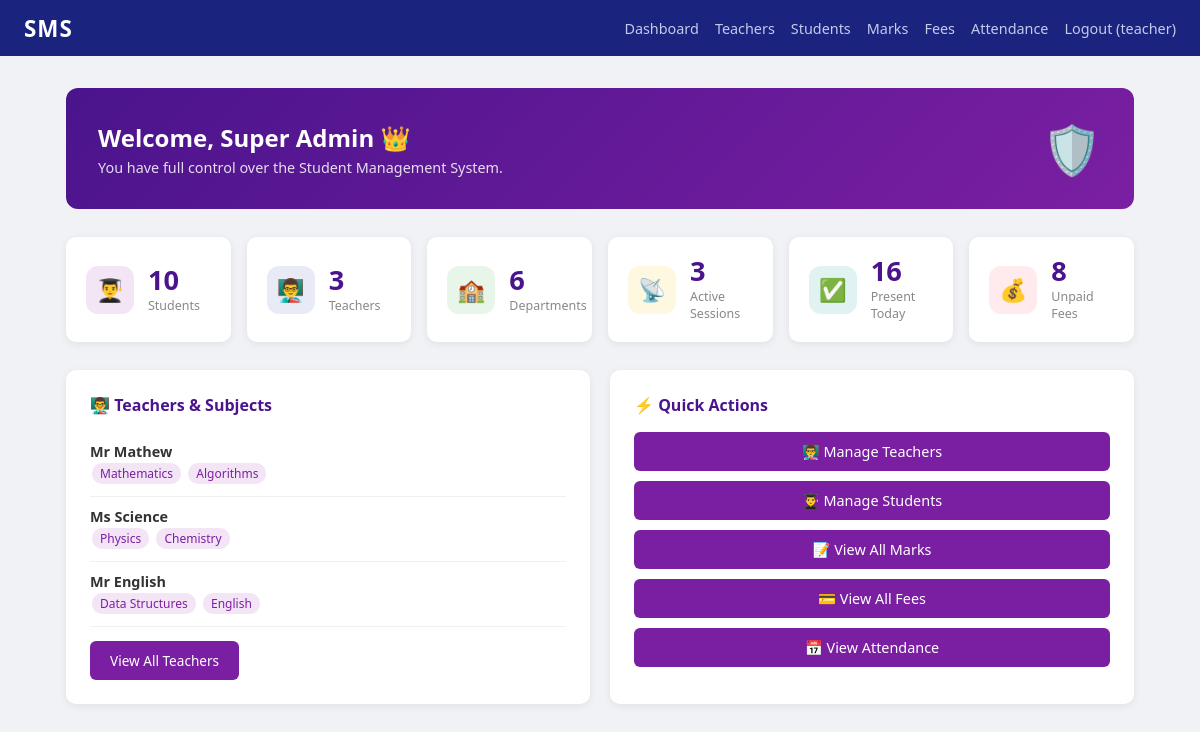
Screenshot of /auth/dashboard/ (signed in) with the database file from the repository.
### users/models.py (models this page shows, shortened)
class CustomUser(AbstractUser):
    ROLE_ADMIN   = 'admin'
    ROLE_TEACHER = 'teacher'
    ROLE_STUDENT = 'student'
    ROLE_CHOICES = [
        (ROLE_ADMIN,   'Admin'),
        (ROLE_TEACHER, 'Teacher'),
        (ROLE_STUDENT, 'Student'),
    ]
    role = models.CharField(max_length=10, choices=ROLE_CHOICES, default=ROLE_STUDENT)
    def is_admin(self):
        return self.role == self.ROLE_ADMIN or self.is_superuser

### students/models.py (models this page shows, shortened)
class TeacherProfile(models.Model):
    user = models.OneToOneField(CustomUser, on_delete=models.CASCADE, related_name='teacher_profile')
    subjects = models.ManyToManyField(Subject, related_name='teachers', blank=True)
    department = models.ForeignKey(Department, on_delete=models.SET_NULL, null=True, blank=True)
    phone = models.CharField(max_length=20, blank=True)
    qualification = models.CharField(max_length=200, blank=True)

class Subject(models.Model):
    name = models.CharField(max_length=100, unique=True)
    department = models.ForeignKey(Department, on_delete=models.SET_NULL, null=True, blank=True)
    code = models.CharField(max_length=20, blank=True)

### users/views.py (the view, shortened to what this page needs)
# urls.py: path('dashboard/', dashboard_view, name='dashboard'),
@login_required
def dashboard_view(request):
    user = request.user
    if user.is_admin():
        from students.models import Student, Department, TeacherProfile
        from marks.models import Marks
        from fees.models import Fee
        from attendance.models import Attendance, Session
        from django.utils import timezone
        context = {
            'total_students':  Student.objects.count(),
            'total_teachers':  TeacherProfile.objects.count(),
            'total_depts':     Department.objects.count(),
            'unpaid_fees':     Fee.objects.filter(status='unpaid').count(),
            'present_today':   Attendance.objects.filter(session__date=timezone.now().date(), status='present').count(),
            'active_sessions': Session.objects.filter(is_active=True).count(),
            'teachers':        TeacherProfile.objects.select_related('user').prefetch_related('subjects')[:5],
        }
        return render(request, 'admin/dashboard.html', context)

### templates/admin/dashboard.html (shortened to what this page needs)
{% extends 'base.html' %}
{% block content %}
<div class="welcome-bar">
    <div>
        <h2>Welcome, {{ user.get_full_name|default:user.username }} 👑</h2>
        <p>You have full control over the Student Management System.</p>
    </div>
    <div style="font-size:3rem;">🛡️</div>
</div>
<div class="stats-row">
    <div class="stat-box">
        <div class="stat-icon" style="background:#f3e5f5;">👨‍🎓</div>
        <div class="stat-info"><div class="num">{{ total_students }}</div><div class="lbl">Students</div></div>
    </div>
    <div class="stat-box">
        <div class="stat-icon" style="background:#e8eaf6;">👨‍🏫</div>
        <div class="stat-info"><div class="num">{{ total_teachers }}</div><div class="lbl">Teachers</div></div>
    </div>
    <div class="stat-box">
        <div class="stat-icon" style="background:#e8f5e9;">🏫</div>
        <div class="stat-info"><div class="num">{{ total_depts }}</div><div class="lbl">Departments</div></div>
    </div>
    <div class="stat-box">
        <div class="stat-icon" style="background:#fff8e1;">📡</div>
        <div class="stat-info"><div class="num">{{ active_sessions }}</div><div class="lbl">Active Sessions</div></div>
    </div>
    <div class="stat-box">
        <div class="stat-icon" style="background:#e0f2f1;">✅</div>
        <div class="stat-info"><div class="num">{{ present_today }}</div><div class="lbl">Present Today</div></div>
    </div>
    <div class="stat-box">
        <div class="stat-icon" style="background:#ffebee;">💰</div>
        <div class="stat-info"><div class="num">{{ unpaid_fees }}</div><div class="lbl">Unpaid Fees</div></div>
    </div>
</div>
<div class="two-col">
    <div class="panel">
        <h3>👨‍🏫 Teachers & Subjects</h3>
        {% for t in teachers %}
        <div class="teacher-row">
            <div>
                <div class="teacher-name">{{ t.user.get_full_name|default:t.user.username }}</div>
                <div class="teacher-subjects">
                    {% for s in t.subjects.all %}
                    <span class="subject-tag">{{ s.name }}</span>
                    {% empty %}<span style="color:#ccc;">No subjects assigned</span>
                    {% endfor %}
                </div>
            </div>
        </div>
        {% empty %}
        <p style="color:#888;">No teachers yet.</p>
        {% endfor %}
        <div style="margin-top:14px;">
            <a href="{% url 'teacher_list' %}" class="btn btn-primary btn-admin" style="font-size:0.85rem;">View All Teachers</a>
        </div>
    </div>
    <div class="panel">
        <h3>⚡ Quick Actions</h3>
        <div style="display:flex;flex-direction:column;gap:10px;">
            <a href="{% url 'teacher_list' %}" class="btn btn-primary btn-admin">👨‍🏫 Manage Teachers</a>
            <a href="{% url 'student_list' %}" class="btn btn-primary btn-admin">👨‍🎓 Manage Students</a>
            <a href="{% url 'marks' %}" class="btn btn-primary btn-admin">📝 View All Marks</a>
            <a href="{% url 'fees' %}" class="btn btn-primary btn-admin">💳 View All Fees</a>
            <a href="{% url 'attendance' %}" class="btn btn-primary btn-admin">📅 View Attendance</a>
        </div>
    </div>
</div>
{% endblock %}

### templates/base.html (shortened to what this page needs)
<!DOCTYPE html>
<html lang="en">
<head>
    {% load static %}
    <link rel="stylesheet" href="{% static 'css/main.css' %}">
</head>
<body>
{% if user.is_authenticated %}
<nav class="navbar">
    <div class="nav-brand">SMS</div>
    <ul class="nav-links">
        <li><a href="{% url 'dashboard' %}">Dashboard</a></li>
        {% if user.role == 'admin' or user.is_superuser %}
        <li><a href="{% url 'teacher_list' %}">Teachers</a></li>
        <li><a href="{% url 'student_list' %}">Students</a></li>
        <li><a href="{% url 'marks' %}">Marks</a></li>
        <li><a href="{% url 'fees' %}">Fees</a></li>
        <li><a href="{% url 'attendance' %}">Attendance</a></li>
        {% elif user.role == 'teacher' %}
        <li><a href="{% url 'student_list' %}">Students</a></li>
        <li><a href="{% url 'marks' %}">Marks</a></li>
        <li><a href="{% url 'fees' %}">Fees</a></li>
        <li><a href="{% url 'attendance' %}">Attendance</a></li>
        {% else %}
        <li><a href="{% url 'student_profile' %}">Profile</a></li>
        <li><a href="{% url 'marks' %}">My Marks</a></li>
        <li><a href="{% url 'fees' %}">My Fees</a></li>
        <li><a href="{% url 'attendance' %}">Attendance</a></li>
        {% endif %}
        <li><a href="{% url 'logout' %}">Logout ({{ user.username }})</a></li>
    </ul>
</nav>
{% endif %}
<main class="container">
    {% block content %}{% endblock %}
</main>
</body>
</html>

### static/css/main.css (style rules this page uses)
* { box-sizing: border-box; margin: 0; padding: 0; }
body { font-family: 'Segoe UI', sans-serif; background: #f0f2f5; color: #333; }
.navbar { background: #1a237e; color: white; display: flex; align-items: center; justify-content: space-between; padding: 0 24px; height: 56px; }
.nav-brand { font-size: 1.4rem; font-weight: 700; letter-spacing: 1px; }
.nav-links { list-style: none; display: flex; gap: 16px; }
.nav-links a { color: #c5cae9; text-decoration: none; font-size: 0.9rem; }
.container { max-width: 1100px; margin: 32px auto; padding: 0 16px; }
.btn { display: inline-block; padding: 10px 20px; border: none; border-radius: 6px; cursor: pointer; font-size: 0.9rem; text-decoration: none; text-align: center; }
.btn-primary { background: #1a237e; color: white; }

### templates/admin/dashboard.html (style rules this page uses)
.welcome-bar { background: linear-gradient(135deg, #4a148c, #7b1fa2); color: white; border-radius: 12px; padding: 28px 32px; margin-bottom: 28px; display: flex; align-items: center; justify-content: space-between; }
.welcome-bar h2 { margin: 0 0 4px; font-size: 1.5rem; }
.welcome-bar p { margin: 0; opacity: 0.85; font-size: 0.9rem; }
.stats-row { display: grid; grid-template-columns: repeat(auto-fit, minmax(160px, 1fr)); gap: 16px; margin-bottom: 28px; }
.stat-box { background: white; border-radius: 10px; padding: 20px; box-shadow: 0 2px 8px rgba(0,0,0,0.07); display: flex; align-items: center; gap: 14px; }
.stat-icon { width: 48px; height: 48px; border-radius: 12px; display: flex; align-items: center; justify-content: center; font-size: 1.4rem; flex-shrink: 0; }
.stat-info .num { font-size: 1.7rem; font-weight: 700; color: #4a148c; line-height: 1; }
.stat-info .lbl { font-size: 0.78rem; color: #888; margin-top: 4px; }
.two-col { display: grid; grid-template-columns: 1fr 1fr; gap: 20px; margin-bottom: 28px; }
.panel { background: white; border-radius: 10px; padding: 24px; box-shadow: 0 2px 8px rgba(0,0,0,0.07); }
.panel h3 { color: #4a148c; margin-bottom: 16px; font-size: 1rem; }
.btn-admin { background: #7b1fa2 !important; }
.teacher-row { display: flex; align-items: center; justify-content: space-between; padding: 10px 0; border-bottom: 1px solid #f0f0f0; }
.teacher-name { font-weight: 600; font-size: 0.9rem; }
.teacher-subjects { font-size: 0.78rem; color: #888; }
.subject-tag { display: inline-block; background: #f3e5f5; color: #7b1fa2; padding: 2px 8px; border-radius: 10px; font-size: 0.75rem; margin: 2px; }

### rows the page displays
CustomUser: username "teacher", get_full_name "Super Admin"
TeacherProfile: user.get_full_name "Mr Mathew"
Subject: name "Mathematics"
Subject: name "Algorithms"
TeacherProfile: user.get_full_name "Ms Science"
Subject: name "Physics"
Subject: name "Chemistry"
TeacherProfile: user.get_full_name "Mr English"
Subject: name "Data Structures"
Subject: name "English"

### other values shown
{{ total_students }} "10"
{{ total_teachers }} "3"
{{ total_depts }} "6"
{{ active_sessions }} "3"
{{ present_today }} "16"
{{ unpaid_fees }} "8"
